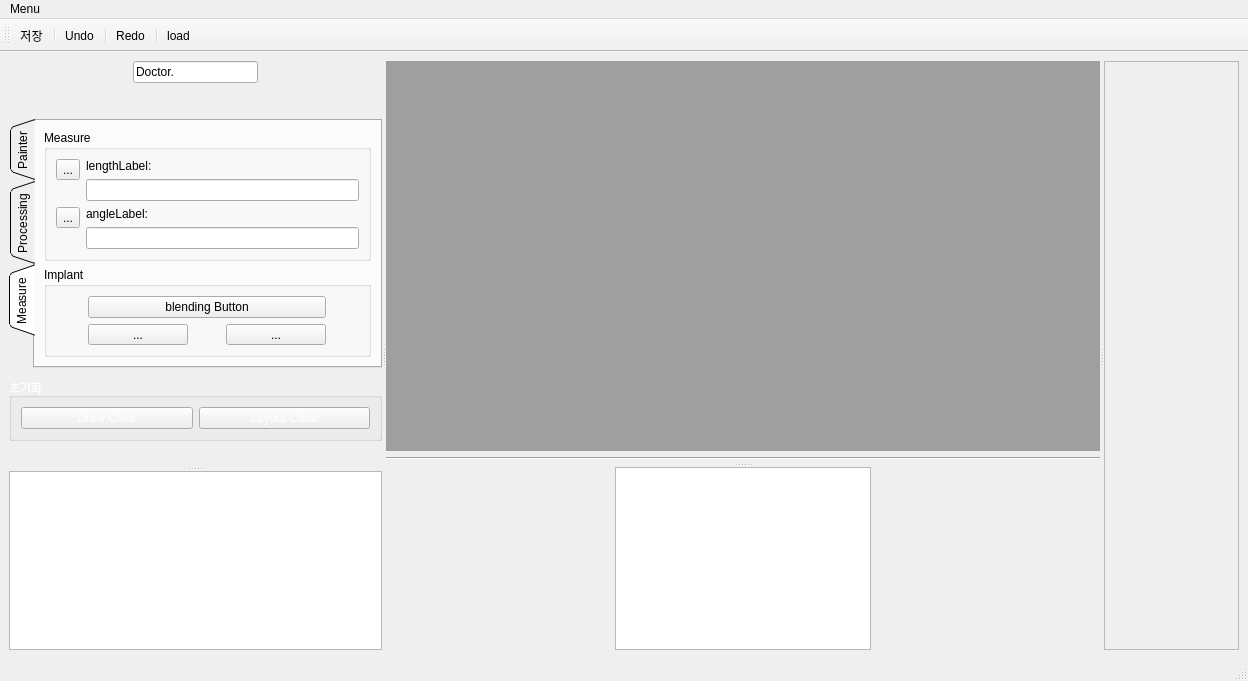
<?xml version="1.0" encoding="UTF-8"?>
<ui version="4.0">
 <class>MainWindow</class>
 <widget class="QMainWindow" name="MainWindow">
  <property name="geometry">
   <rect>
    <x>0</x>
    <y>0</y>
    <width>1248</width>
    <height>681</height>
   </rect>
  </property>
  <property name="windowTitle">
   <string>MainWindow</string>
  </property>
  <property name="styleSheet">
   <string notr="true">QMainWindow {background-color: rgb(32, 56, 100)};

</string>
  </property>
  <widget class="QWidget" name="centralwidget">
   <layout class="QVBoxLayout" name="verticalLayout_2">
    <item>
     <widget class="QSplitter" name="splitter4">
      <property name="orientation">
       <enum>Qt::Horizontal</enum>
      </property>
      <widget class="QSplitter" name="splitter3">
       <property name="orientation">
        <enum>Qt::Horizontal</enum>
       </property>
       <widget class="QSplitter" name="splitter">
        <property name="orientation">
         <enum>Qt::Vertical</enum>
        </property>
        <widget class="QWidget" name="layoutWidget">
         <layout class="QVBoxLayout" name="verticalLayout_8">
          <item>
           <layout class="QVBoxLayout" name="verticalLayout_5">
            <item>
             <layout class="QHBoxLayout" name="horizontalLayout_13">
              <item>
               <spacer name="horizontalSpacer_8">
                <property name="orientation">
                 <enum>Qt::Horizontal</enum>
                </property>
                <property name="sizeHint" stdset="0">
                 <size>
                  <width>40</width>
                  <height>20</height>
                 </size>
                </property>
               </spacer>
              </item>
              <item>
               <widget class="QLineEdit" name="doctorNameLineEdit">
                <property name="text">
                 <string>Doctor.</string>
                </property>
                <property name="readOnly">
                 <bool>true</bool>
                </property>
               </widget>
              </item>
              <item>
               <spacer name="horizontalSpacer_7">
                <property name="orientation">
                 <enum>Qt::Horizontal</enum>
                </property>
                <property name="sizeHint" stdset="0">
                 <size>
                  <width>40</width>
                  <height>20</height>
                 </size>
                </property>
               </spacer>
              </item>
             </layout>
            </item>
            <item>
             <spacer name="verticalSpacer_3">
              <property name="orientation">
               <enum>Qt::Vertical</enum>
              </property>
              <property name="sizeHint" stdset="0">
               <size>
                <width>20</width>
                <height>40</height>
               </size>
              </property>
             </spacer>
            </item>
           </layout>
          </item>
          <item>
           <widget class="QTabWidget" name="tabWidget">
            <property name="tabPosition">
             <enum>QTabWidget::West</enum>
            </property>
            <property name="tabShape">
             <enum>QTabWidget::Triangular</enum>
            </property>
            <property name="currentIndex">
             <number>2</number>
            </property>
            <widget class="QWidget" name="painterTab">
             <attribute name="title">
              <string>Painter</string>
             </attribute>
             <layout class="QVBoxLayout" name="verticalLayout">
              <item>
               <widget class="QGroupBox" name="brushGroupBox">
                <property name="styleSheet">
                 <string notr="true">QGroupBox {color: rgb(255, 255, 255)};</string>
                </property>
                <property name="title">
                 <string>Brush</string>
                </property>
                <layout class="QHBoxLayout" name="horizontalLayout_6">
                 <item>
                  <widget class="QToolButton" name="brushToolButton">
                   <property name="styleSheet">
                    <string notr="true">QToolButton {color: rgb(255, 255, 255)};
</string>
                   </property>
                   <property name="text">
                    <string>Brush</string>
                   </property>
                   <property name="icon">
                    <iconset resource="Image.qrc">
                     <normaloff>:/icon/Image/draw2.png</normaloff>:/icon/Image/draw2.png</iconset>
                   </property>
                  </widget>
                 </item>
                 <item>
                  <widget class="QSpinBox" name="spinBox"/>
                 </item>
                </layout>
               </widget>
              </item>
              <item>
               <widget class="QGroupBox" name="figureGroupBox">
                <property name="styleSheet">
                 <string notr="true">QGroupBox {color: rgb(255, 255, 255)};</string>
                </property>
                <property name="title">
                 <string>Figure</string>
                </property>
                <layout class="QHBoxLayout" name="horizontalLayout_3">
                 <item>
                  <widget class="QToolButton" name="circleToolButton">
                   <property name="minimumSize">
                    <size>
                     <width>0</width>
                     <height>0</height>
                    </size>
                   </property>
                   <property name="text">
                    <string>...</string>
                   </property>
                   <property name="icon">
                    <iconset resource="Image.qrc">
                     <normaloff>:/icon/Image/circle2.png</normaloff>:/icon/Image/circle2.png</iconset>
                   </property>
                   <property name="iconSize">
                    <size>
                     <width>30</width>
                     <height>30</height>
                    </size>
                   </property>
                  </widget>
                 </item>
                 <item>
                  <widget class="QToolButton" name="triangleToolButton">
                   <property name="minimumSize">
                    <size>
                     <width>0</width>
                     <height>0</height>
                    </size>
                   </property>
                   <property name="text">
                    <string>...</string>
                   </property>
                   <property name="icon">
                    <iconset resource="Image.qrc">
                     <normaloff>:/icon/Image/triangle2.png</normaloff>:/icon/Image/triangle2.png</iconset>
                   </property>
                   <property name="iconSize">
                    <size>
                     <width>30</width>
                     <height>30</height>
                    </size>
                   </property>
                  </widget>
                 </item>
                 <item>
                  <widget class="QToolButton" name="rectangleToolButton">
                   <property name="minimumSize">
                    <size>
                     <width>0</width>
                     <height>0</height>
                    </size>
                   </property>
                   <property name="text">
                    <string>...</string>
                   </property>
                   <property name="icon">
                    <iconset resource="Image.qrc">
                     <normaloff>:/icon/Image/rectangle2.png</normaloff>:/icon/Image/rectangle2.png</iconset>
                   </property>
                   <property name="iconSize">
                    <size>
                     <width>30</width>
                     <height>30</height>
                    </size>
                   </property>
                  </widget>
                 </item>
                 <item>
                  <widget class="QToolButton" name="arrowToolButton">
                   <property name="minimumSize">
                    <size>
                     <width>0</width>
                     <height>0</height>
                    </size>
                   </property>
                   <property name="text">
                    <string>...</string>
                   </property>
                   <property name="icon">
                    <iconset resource="Image.qrc">
                     <normaloff>:/icon/Image/arrow3.png</normaloff>:/icon/Image/arrow3.png</iconset>
                   </property>
                   <property name="iconSize">
                    <size>
                     <width>30</width>
                     <height>30</height>
                    </size>
                   </property>
                  </widget>
                 </item>
                </layout>
               </widget>
              </item>
              <item>
               <widget class="QGroupBox" name="colorGroupBox">
                <property name="styleSheet">
                 <string notr="true">QGroupBox {color: rgb(255, 255, 255)};</string>
                </property>
                <property name="title">
                 <string>Color</string>
                </property>
                <layout class="QHBoxLayout" name="horizontalLayout_4">
                 <item>
                  <widget class="QToolButton" name="colorToolButton">
                   <property name="layoutDirection">
                    <enum>Qt::LeftToRight</enum>
                   </property>
                   <property name="text">
                    <string>Color</string>
                   </property>
                   <property name="icon">
                    <iconset resource="Image.qrc">
                     <normaloff>:/icon/Image/color.png</normaloff>:/icon/Image/color.png</iconset>
                   </property>
                   <property name="iconSize">
                    <size>
                     <width>150</width>
                     <height>15</height>
                    </size>
                   </property>
                  </widget>
                 </item>
                </layout>
               </widget>
              </item>
             </layout>
            </widget>
            <widget class="QWidget" name="processingTab">
             <attribute name="title">
              <string>Processing</string>
             </attribute>
             <layout class="QVBoxLayout" name="verticalLayout_4">
              <item>
               <widget class="QGroupBox" name="imageGroupBox">
                <property name="styleSheet">
                 <string notr="true">QGroupBox {color: rgb(255, 255, 255)};</string>
                </property>
                <property name="title">
                 <string>Image</string>
                </property>
                <layout class="QVBoxLayout" name="verticalLayout_3">
                 <item>
                  <layout class="QHBoxLayout" name="horizontalLayout_7">
                   <item>
                    <widget class="QToolButton" name="brightToolButton">
                     <property name="text">
                      <string>...</string>
                     </property>
                     <property name="icon">
                      <iconset resource="Image.qrc">
                       <normaloff>:/icon/Image/bright.png</normaloff>:/icon/Image/bright.png</iconset>
                     </property>
                     <property name="iconSize">
                      <size>
                       <width>30</width>
                       <height>30</height>
                      </size>
                     </property>
                    </widget>
                   </item>
                   <item>
                    <widget class="QToolButton" name="brightnessToolButton">
                     <property name="text">
                      <string>...</string>
                     </property>
                     <property name="icon">
                      <iconset resource="Image.qrc">
                       <normaloff>:/icon/Image/brightness.png</normaloff>:/icon/Image/brightness.png</iconset>
                     </property>
                     <property name="iconSize">
                      <size>
                       <width>30</width>
                       <height>30</height>
                      </size>
                     </property>
                    </widget>
                   </item>
                   <item>
                    <widget class="QToolButton" name="sharpenToolButton">
                     <property name="text">
                      <string>...</string>
                     </property>
                     <property name="icon">
                      <iconset resource="Image.qrc">
                       <normaloff>:/icon/Image/sharpen.png</normaloff>:/icon/Image/sharpen.png</iconset>
                     </property>
                     <property name="iconSize">
                      <size>
                       <width>30</width>
                       <height>30</height>
                      </size>
                     </property>
                    </widget>
                   </item>
                  </layout>
                 </item>
                 <item>
                  <layout class="QHBoxLayout" name="horizontalLayout_9">
                   <item>
                    <widget class="QToolButton" name="contrastToolButton">
                     <property name="text">
                      <string>...</string>
                     </property>
                     <property name="icon">
                      <iconset resource="Image.qrc">
                       <normaloff>:/icon/Image/Contrast.png</normaloff>:/icon/Image/Contrast.png</iconset>
                     </property>
                     <property name="iconSize">
                      <size>
                       <width>30</width>
                       <height>30</height>
                      </size>
                     </property>
                    </widget>
                   </item>
                   <item>
                    <widget class="QToolButton" name="verticalFlipToolButton">
                     <property name="text">
                      <string>...</string>
                     </property>
                     <property name="icon">
                      <iconset resource="Image.qrc">
                       <normaloff>:/icon/Image/vertical flip.png</normaloff>:/icon/Image/vertical flip.png</iconset>
                     </property>
                     <property name="iconSize">
                      <size>
                       <width>30</width>
                       <height>30</height>
                      </size>
                     </property>
                    </widget>
                   </item>
                   <item>
                    <widget class="QToolButton" name="horizontalFlipToolButton">
                     <property name="text">
                      <string>...</string>
                     </property>
                     <property name="icon">
                      <iconset resource="Image.qrc">
                       <normaloff>:/icon/Image/horizontal flip.png</normaloff>:/icon/Image/horizontal flip.png</iconset>
                     </property>
                     <property name="iconSize">
                      <size>
                       <width>30</width>
                       <height>30</height>
                      </size>
                     </property>
                    </widget>
                   </item>
                  </layout>
                 </item>
                 <item>
                  <layout class="QHBoxLayout" name="horizontalLayout_10">
                   <item>
                    <widget class="QToolButton" name="zoomInToolButton">
                     <property name="text">
                      <string>...</string>
                     </property>
                     <property name="icon">
                      <iconset resource="Image.qrc">
                       <normaloff>:/icon/Image/zoom.png</normaloff>:/icon/Image/zoom.png</iconset>
                     </property>
                     <property name="iconSize">
                      <size>
                       <width>30</width>
                       <height>30</height>
                      </size>
                     </property>
                    </widget>
                   </item>
                   <item>
                    <widget class="QToolButton" name="zoomOutToolButton">
                     <property name="text">
                      <string>...</string>
                     </property>
                     <property name="icon">
                      <iconset resource="Image.qrc">
                       <normaloff>:/icon/Image/zoomOut.png</normaloff>:/icon/Image/zoomOut.png</iconset>
                     </property>
                     <property name="iconSize">
                      <size>
                       <width>30</width>
                       <height>30</height>
                      </size>
                     </property>
                    </widget>
                   </item>
                   <item>
                    <widget class="QToolButton" name="panningToolButton">
                     <property name="text">
                      <string>...</string>
                     </property>
                     <property name="icon">
                      <iconset resource="Image.qrc">
                       <normaloff>:/icon/Image/panning.png</normaloff>:/icon/Image/panning.png</iconset>
                     </property>
                     <property name="iconSize">
                      <size>
                       <width>30</width>
                       <height>30</height>
                      </size>
                     </property>
                    </widget>
                   </item>
                  </layout>
                 </item>
                 <item>
                  <layout class="QHBoxLayout" name="horizontalLayout_12">
                   <item>
                    <widget class="QToolButton" name="leftRotateToolButton">
                     <property name="text">
                      <string>...</string>
                     </property>
                     <property name="icon">
                      <iconset resource="Image.qrc">
                       <normaloff>:/icon/Image/rotate_L.png</normaloff>:/icon/Image/rotate_L.png</iconset>
                     </property>
                     <property name="iconSize">
                      <size>
                       <width>30</width>
                       <height>30</height>
                      </size>
                     </property>
                    </widget>
                   </item>
                   <item>
                    <widget class="QToolButton" name="rightRotateToolButton">
                     <property name="text">
                      <string>...</string>
                     </property>
                     <property name="icon">
                      <iconset resource="Image.qrc">
                       <normaloff>:/icon/Image/rotate_R.png</normaloff>:/icon/Image/rotate_R.png</iconset>
                     </property>
                     <property name="iconSize">
                      <size>
                       <width>30</width>
                       <height>30</height>
                      </size>
                     </property>
                    </widget>
                   </item>
                   <item>
                    <widget class="QPushButton" name="imageSizeClearPushButton">
                     <property name="styleSheet">
                      <string notr="true">QPushButton {background-color: rgb(217, 217, 217)};</string>
                     </property>
                     <property name="text">
                      <string>Source
Size</string>
                     </property>
                    </widget>
                   </item>
                  </layout>
                 </item>
                </layout>
               </widget>
              </item>
             </layout>
            </widget>
            <widget class="QWidget" name="measueTab">
             <attribute name="title">
              <string>Measure</string>
             </attribute>
             <layout class="QVBoxLayout" name="verticalLayout_6">
              <item>
               <widget class="QGroupBox" name="measureGroupBox">
                <property name="styleSheet">
                 <string notr="true">QGroupBox {color: rgb(255, 255, 255)};</string>
                </property>
                <property name="title">
                 <string>Measure</string>
                </property>
                <layout class="QVBoxLayout" name="verticalLayout_12">
                 <item>
                  <layout class="QFormLayout" name="formLayout">
                   <item row="0" column="0">
                    <widget class="QToolButton" name="rulerToolButton">
                     <property name="minimumSize">
                      <size>
                       <width>0</width>
                       <height>0</height>
                      </size>
                     </property>
                     <property name="text">
                      <string>...</string>
                     </property>
                     <property name="icon">
                      <iconset resource="Image.qrc">
                       <normaloff>:/icon/Image/ruler.png</normaloff>:/icon/Image/ruler.png</iconset>
                     </property>
                     <property name="iconSize">
                      <size>
                       <width>30</width>
                       <height>30</height>
                      </size>
                     </property>
                    </widget>
                   </item>
                   <item row="0" column="1">
                    <layout class="QVBoxLayout" name="verticalLayout_9">
                     <item>
                      <widget class="QLabel" name="lengthLabel">
                       <property name="text">
                        <string>lengthLabel:</string>
                       </property>
                      </widget>
                     </item>
                     <item>
                      <widget class="QLineEdit" name="lengthLineEdit"/>
                     </item>
                    </layout>
                   </item>
                  </layout>
                 </item>
                 <item>
                  <layout class="QFormLayout" name="formLayout_2">
                   <item row="0" column="0">
                    <widget class="QToolButton" name="protractorToolButton">
                     <property name="minimumSize">
                      <size>
                       <width>0</width>
                       <height>0</height>
                      </size>
                     </property>
                     <property name="text">
                      <string>...</string>
                     </property>
                     <property name="icon">
                      <iconset resource="Image.qrc">
                       <normaloff>:/icon/Image/progtractor.png</normaloff>:/icon/Image/progtractor.png</iconset>
                     </property>
                     <property name="iconSize">
                      <size>
                       <width>30</width>
                       <height>30</height>
                      </size>
                     </property>
                    </widget>
                   </item>
                   <item row="0" column="1">
                    <layout class="QVBoxLayout" name="verticalLayout_10">
                     <item>
                      <widget class="QLabel" name="angleLabel">
                       <property name="text">
                        <string>angleLabel:</string>
                       </property>
                      </widget>
                     </item>
                     <item>
                      <widget class="QLineEdit" name="angleLineEdit"/>
                     </item>
                    </layout>
                   </item>
                  </layout>
                 </item>
                </layout>
               </widget>
              </item>
              <item>
               <widget class="QGroupBox" name="implantGroupBox">
                <property name="styleSheet">
                 <string notr="true">QGroupBox {color: rgb(255, 255, 255)};</string>
                </property>
                <property name="title">
                 <string>Implant</string>
                </property>
                <layout class="QGridLayout" name="gridLayout">
                 <item row="0" column="0" colspan="2">
                  <widget class="QPushButton" name="blendingButton">
                   <property name="text">
                    <string>blending Button</string>
                   </property>
                  </widget>
                 </item>
                 <item row="1" column="0">
                  <widget class="QToolButton" name="implantToolButton">
                   <property name="minimumSize">
                    <size>
                     <width>100</width>
                     <height>0</height>
                    </size>
                   </property>
                   <property name="sizeIncrement">
                    <size>
                     <width>0</width>
                     <height>0</height>
                    </size>
                   </property>
                   <property name="text">
                    <string>...</string>
                   </property>
                   <property name="icon">
                    <iconset resource="Image.qrc">
                     <normaloff>:/icon/Image/implant.png</normaloff>:/icon/Image/implant.png</iconset>
                   </property>
                   <property name="iconSize">
                    <size>
                     <width>30</width>
                     <height>30</height>
                    </size>
                   </property>
                  </widget>
                 </item>
                 <item row="1" column="1">
                  <widget class="QToolButton" name="implantToolButton_2">
                   <property name="minimumSize">
                    <size>
                     <width>100</width>
                     <height>0</height>
                    </size>
                   </property>
                   <property name="sizeIncrement">
                    <size>
                     <width>0</width>
                     <height>0</height>
                    </size>
                   </property>
                   <property name="text">
                    <string>...</string>
                   </property>
                   <property name="icon">
                    <iconset resource="Image.qrc">
                     <normaloff>:/icon/Image/implant.png</normaloff>:/icon/Image/implant.png</iconset>
                   </property>
                   <property name="iconSize">
                    <size>
                     <width>30</width>
                     <height>30</height>
                    </size>
                   </property>
                  </widget>
                 </item>
                </layout>
               </widget>
              </item>
             </layout>
            </widget>
           </widget>
          </item>
          <item>
           <layout class="QVBoxLayout" name="verticalLayout_7">
            <item>
             <spacer name="verticalSpacer_4">
              <property name="orientation">
               <enum>Qt::Vertical</enum>
              </property>
              <property name="sizeHint" stdset="0">
               <size>
                <width>20</width>
                <height>15</height>
               </size>
              </property>
             </spacer>
            </item>
            <item>
             <widget class="QGroupBox" name="initializationGroupBox">
              <property name="palette">
               <palette>
                <active>
                 <colorrole role="WindowText">
                  <brush brushstyle="SolidPattern">
                   <color alpha="255">
                    <red>255</red>
                    <green>255</green>
                    <blue>255</blue>
                   </color>
                  </brush>
                 </colorrole>
                 <colorrole role="Text">
                  <brush brushstyle="SolidPattern">
                   <color alpha="255">
                    <red>255</red>
                    <green>255</green>
                    <blue>255</blue>
                   </color>
                  </brush>
                 </colorrole>
                 <colorrole role="ButtonText">
                  <brush brushstyle="SolidPattern">
                   <color alpha="255">
                    <red>255</red>
                    <green>255</green>
                    <blue>255</blue>
                   </color>
                  </brush>
                 </colorrole>
                 <colorrole role="PlaceholderText">
                  <brush brushstyle="SolidPattern">
                   <color alpha="255">
                    <red>255</red>
                    <green>255</green>
                    <blue>255</blue>
                   </color>
                  </brush>
                 </colorrole>
                </active>
                <inactive>
                 <colorrole role="WindowText">
                  <brush brushstyle="SolidPattern">
                   <color alpha="255">
                    <red>255</red>
                    <green>255</green>
                    <blue>255</blue>
                   </color>
                  </brush>
                 </colorrole>
                 <colorrole role="Text">
                  <brush brushstyle="SolidPattern">
                   <color alpha="255">
                    <red>255</red>
                    <green>255</green>
                    <blue>255</blue>
                   </color>
                  </brush>
                 </colorrole>
                 <colorrole role="ButtonText">
                  <brush brushstyle="SolidPattern">
                   <color alpha="255">
                    <red>255</red>
                    <green>255</green>
                    <blue>255</blue>
                   </color>
                  </brush>
                 </colorrole>
                 <colorrole role="PlaceholderText">
                  <brush brushstyle="SolidPattern">
                   <color alpha="255">
                    <red>255</red>
                    <green>255</green>
                    <blue>255</blue>
                   </color>
                  </brush>
                 </colorrole>
                </inactive>
                <disabled>
                 <colorrole role="WindowText">
                  <brush brushstyle="SolidPattern">
                   <color alpha="255">
                    <red>255</red>
                    <green>255</green>
                    <blue>255</blue>
                   </color>
                  </brush>
                 </colorrole>
                 <colorrole role="Text">
                  <brush brushstyle="SolidPattern">
                   <color alpha="255">
                    <red>255</red>
                    <green>255</green>
                    <blue>255</blue>
                   </color>
                  </brush>
                 </colorrole>
                 <colorrole role="ButtonText">
                  <brush brushstyle="SolidPattern">
                   <color alpha="255">
                    <red>255</red>
                    <green>255</green>
                    <blue>255</blue>
                   </color>
                  </brush>
                 </colorrole>
                 <colorrole role="PlaceholderText">
                  <brush brushstyle="SolidPattern">
                   <color alpha="255">
                    <red>255</red>
                    <green>255</green>
                    <blue>255</blue>
                   </color>
                  </brush>
                 </colorrole>
                </disabled>
               </palette>
              </property>
              <property name="autoFillBackground">
               <bool>false</bool>
              </property>
              <property name="styleSheet">
               <string notr="true">QGroupBox {color: rgb(255, 255, 255)};


</string>
              </property>
              <property name="title">
               <string>초기화</string>
              </property>
              <property name="checkable">
               <bool>false</bool>
              </property>
              <layout class="QHBoxLayout" name="horizontalLayout_8">
               <item>
                <widget class="QPushButton" name="drawClearPushButton">
                 <property name="styleSheet">
                  <string notr="true">QPushButton {background-color: rgb(217, 217, 217)};</string>
                 </property>
                 <property name="text">
                  <string>Draw Clear</string>
                 </property>
                </widget>
               </item>
               <item>
                <widget class="QPushButton" name="layoutClearPushButton">
                 <property name="styleSheet">
                  <string notr="true">QPushButton {background-color: rgb(217, 217, 217)};
</string>
                 </property>
                 <property name="text">
                  <string>Layout Clear</string>
                 </property>
                </widget>
               </item>
              </layout>
             </widget>
            </item>
           </layout>
          </item>
          <item>
           <spacer name="verticalSpacer_2">
            <property name="orientation">
             <enum>Qt::Vertical</enum>
            </property>
            <property name="sizeHint" stdset="0">
             <size>
              <width>256</width>
              <height>36</height>
             </size>
            </property>
           </spacer>
          </item>
         </layout>
        </widget>
        <widget class="QTableView" name="patientTableView">
         <property name="editTriggers">
          <set>QAbstractItemView::NoEditTriggers</set>
         </property>
         <property name="alternatingRowColors">
          <bool>true</bool>
         </property>
         <property name="selectionBehavior">
          <enum>QAbstractItemView::SelectRows</enum>
         </property>
         <attribute name="verticalHeaderDefaultSectionSize">
          <number>30</number>
         </attribute>
        </widget>
       </widget>
       <widget class="QSplitter" name="splitter2">
        <property name="orientation">
         <enum>Qt::Vertical</enum>
        </property>
        <widget class="QWidget" name="layoutWidget">
         <layout class="QVBoxLayout" name="verticalLayout_11">
          <item>
           <widget class="QMdiArea" name="mdiArea">
            <property name="styleSheet">
             <string notr="true">QMdiArea {background-color: rgb(32, 56, 100)};
</string>
            </property>
            <property name="viewMode">
             <enum>QMdiArea::TabbedView</enum>
            </property>
           </widget>
          </item>
          <item>
           <widget class="Line" name="line">
            <property name="orientation">
             <enum>Qt::Horizontal</enum>
            </property>
           </widget>
          </item>
          <item>
           <spacer name="verticalSpacer">
            <property name="orientation">
             <enum>Qt::Vertical</enum>
            </property>
            <property name="sizeHint" stdset="0">
             <size>
              <width>522</width>
              <height>13</height>
             </size>
            </property>
           </spacer>
          </item>
         </layout>
        </widget>
        <widget class="QWidget" name="layoutWidget">
         <layout class="QHBoxLayout" name="horizontalLayout_14">
          <item>
           <spacer name="horizontalSpacer_9">
            <property name="orientation">
             <enum>Qt::Horizontal</enum>
            </property>
            <property name="sizeHint" stdset="0">
             <size>
              <width>40</width>
              <height>20</height>
             </size>
            </property>
           </spacer>
          </item>
          <item>
           <widget class="QListWidget" name="listWidget"/>
          </item>
          <item>
           <spacer name="horizontalSpacer_10">
            <property name="orientation">
             <enum>Qt::Horizontal</enum>
            </property>
            <property name="sizeHint" stdset="0">
             <size>
              <width>40</width>
              <height>20</height>
             </size>
            </property>
           </spacer>
          </item>
         </layout>
        </widget>
       </widget>
      </widget>
      <widget class="QFrame" name="frame">
       <property name="maximumSize">
        <size>
         <width>16777215</width>
         <height>16777215</height>
        </size>
       </property>
       <property name="frameShape">
        <enum>QFrame::StyledPanel</enum>
       </property>
       <property name="frameShadow">
        <enum>QFrame::Raised</enum>
       </property>
      </widget>
     </widget>
    </item>
   </layout>
  </widget>
  <widget class="QMenuBar" name="menubar">
   <property name="geometry">
    <rect>
     <x>0</x>
     <y>0</y>
     <width>1248</width>
     <height>26</height>
    </rect>
   </property>
   <widget class="QMenu" name="menuMenu">
    <property name="title">
     <string>Menu</string>
    </property>
   </widget>
   <addaction name="menuMenu"/>
  </widget>
  <widget class="QStatusBar" name="statusbar"/>
  <widget class="QToolBar" name="toolBar">
   <property name="windowTitle">
    <string>toolBar</string>
   </property>
   <attribute name="toolBarArea">
    <enum>TopToolBarArea</enum>
   </attribute>
   <attribute name="toolBarBreak">
    <bool>false</bool>
   </attribute>
   <addaction name="actionSave"/>
   <addaction name="separator"/>
   <addaction name="actionUndo"/>
   <addaction name="separator"/>
   <addaction name="actionRedo"/>
   <addaction name="separator"/>
   <addaction name="actionload"/>
  </widget>
  <action name="actionSave">
   <property name="text">
    <string>저장</string>
   </property>
  </action>
  <action name="actionRedo">
   <property name="text">
    <string>Redo</string>
   </property>
  </action>
  <action name="actionUndo">
   <property name="text">
    <string>Undo</string>
   </property>
  </action>
  <action name="actionload">
   <property name="text">
    <string>load</string>
   </property>
  </action>
 </widget>
 <resources>
  <include location="Image.qrc"/>
 </resources>
 <connections/>
</ui>
